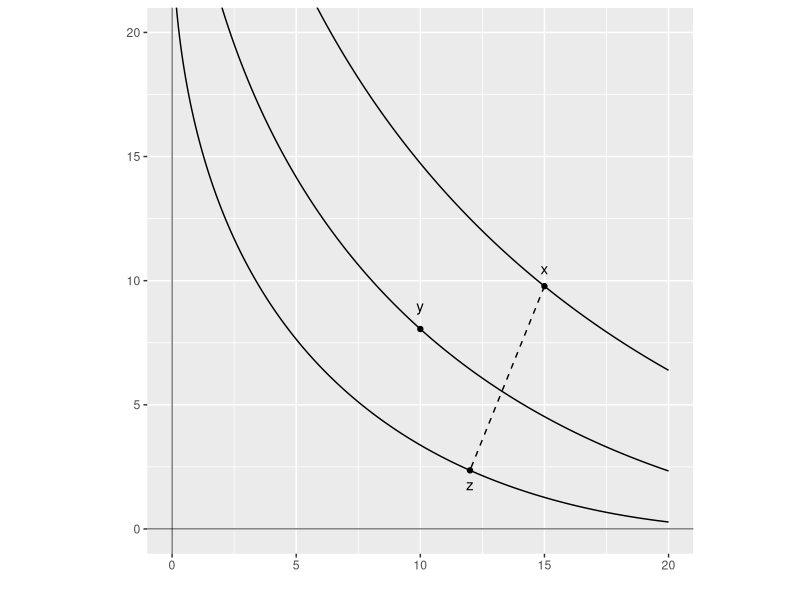
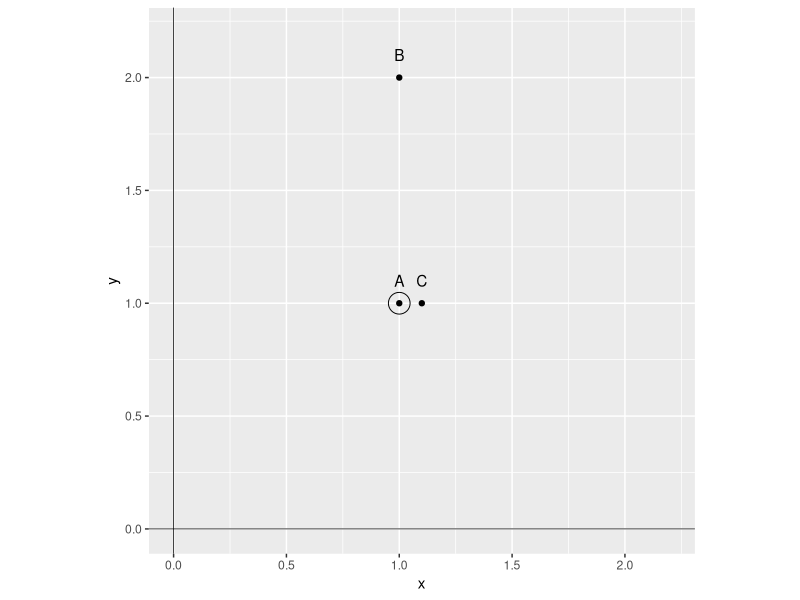
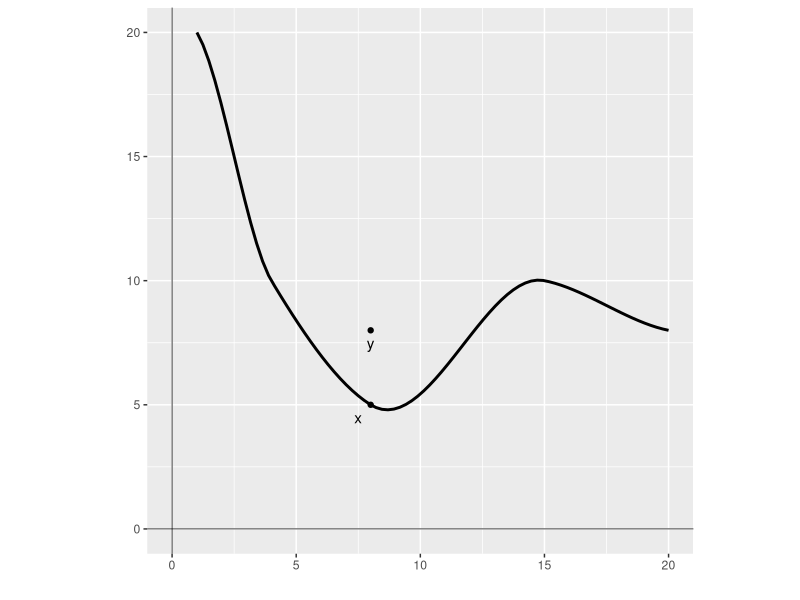
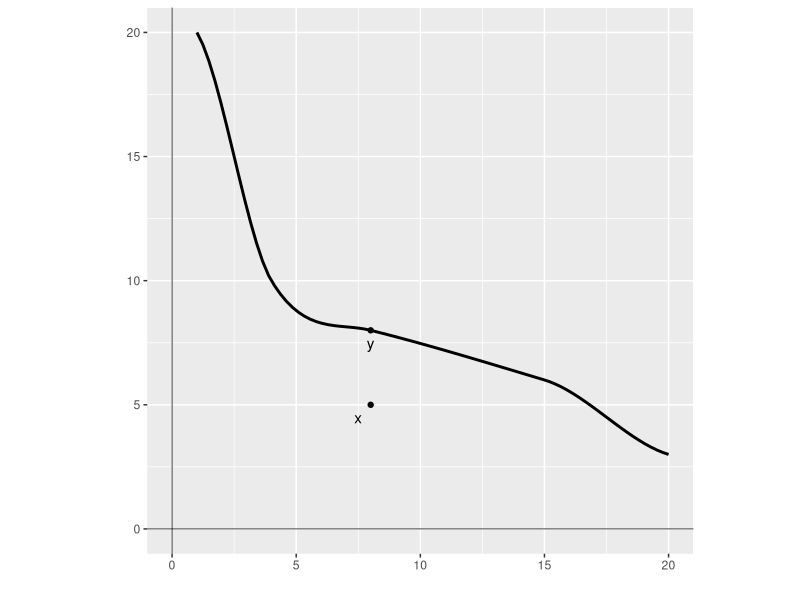
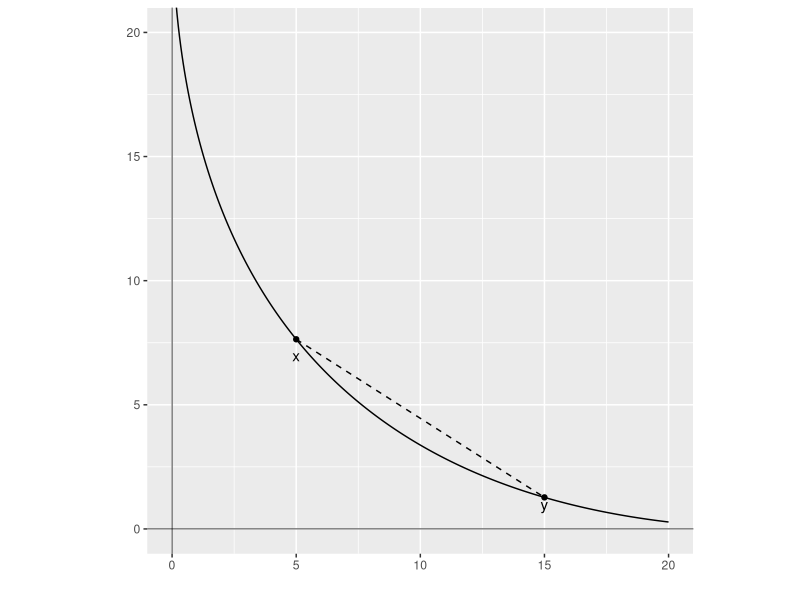

These charts were generated, in order, by the following R code:
## ---- chunk 1
library(ggplot2)

# Create a data frame
df <- data.frame(
  n = seq(0.05,20,0.05),
  x=NA,
  y=NA,
  z=NA
)

# Fill columns of the data frame
df$x <- (7-df$n^0.5)^2
df$y <- (6-df$n^0.5)^2
df$z <- (5-df$n^0.5)^2

# Plot the line and points
ggplot()+
  geom_line(data = df, mapping = aes(n, x))+ 
  geom_line(data = df, mapping = aes(n, y))+ 
  geom_line(data = df, mapping = aes(n, z))+
  geom_point(aes(x=15, y=(7-15^0.5)^2)) +
  geom_text(aes(x=15, y=10.5, label="x"))+
  geom_point(aes(x=10, y=(6-10^0.5)^2)) +
  geom_text(aes(x=10, y=9, label="y"))+
  geom_point(aes(x=12, y=(5-12^0.5)^2)) +
  geom_text(aes(x=12, y=1.8, label="z"))+

  # Add vertical and horizontal axis lines
  geom_vline(xintercept = 0, linewidth=0.25)+ 
  geom_hline(yintercept = 0, linewidth=0.25)+

  # Add a dashed line segment between two points
  geom_segment(aes(x = 15, y = (7-15^0.5)^2), xend = 12, yend = (5-12^0.5)^2, linetype=2)+


  labs(x = "", y = "") +

  # Set the limits of the plot
  coord_fixed(xlim = c(0,20), ylim = c(0,20))
## ---- chunk 2
library(ggplot2)

# Plot the points
ggplot()+
  geom_point(aes(x=1, y=1)) +
  geom_text(aes(x=1, y=1.1, label="A")) +
  geom_point(aes(x=1, y=2)) +
  geom_text(aes(x=1, y=2.1, label="B")) +
  geom_point(aes(x=1.1, y=1)) +
  geom_text(aes(x=1.1, y=1.1, label="C")) +
  geom_point(aes(x = 1, y = 1), pch=21, size=7) +

  # Add vertical and horizontal axis lines
  geom_vline(aes(xintercept = 0), linewidth=0.25) + 
  geom_hline(aes(yintercept = 0), linewidth=0.25) +

  # Remove x and y axis labels
  labs(x = "x", y = "y") +

  # Set the limits of the plot
  coord_fixed(xlim = c(0,2.2), ylim = c(0,2.2))
## ---- chunk 3
## Load ggplot2
library(ggplot2)

## Create a data frame with 2 columns and 4 rows
df <- data.frame(
  x = c(1, 4, 8, 15, 20),
  y = c(20, 10, 5, 10, 8)
)

# Plot a smooth line through the points
  ggplot()+
    geom_smooth(data = df, mapping = aes(x, y), color = "black", na.rm = TRUE)+

    # Add points and labels
    geom_point(aes(x=8, y=5)) +
    geom_text(aes(x=7.5, y=4.5, label="x"))+
    geom_point(aes(x=8, y=8)) +
    geom_text(aes(x=8, y=7.5, label="y"))+

    # Add vertical and horizontal axis lines
    geom_vline(xintercept = 0, linewidth=0.25)+ 
    geom_hline(yintercept = 0, linewidth=0.25)+

    # Remove x and y axis labels 
    labs(x = "", y = "")+

    # Set the limits of the plot
    coord_fixed(xlim = c(0,20), ylim = c(0,20))
## ---- chunk 4
## Load ggplot2
library(ggplot2)

## Create a data frame with 2 columns and 4 rows
df <- data.frame(
  x = c(1, 4, 8, 15, 20),
  y = c(20, 10, 8, 6, 3)
)

# Plot a smooth line through the points
  ggplot()+
    geom_smooth(data = df, mapping = aes(x, y), color = "black", na.rm = TRUE)+

    # Add points and labels
    geom_point(aes(x=8, y=5)) +
    geom_text(aes(x=7.5, y=4.5, label="x"))+
    geom_point(aes(x=8, y=8)) +
    geom_text(aes(x=8, y=7.5, label="y"))+

    # Add vertical and horizontal axis lines
    geom_vline(xintercept = 0, linewidth=0.25)+ 
    geom_hline(yintercept = 0, linewidth=0.25)+

    # Remove x and y axis labels 
    labs(x = "", y = "")+

    # Set the limits of the plot
    coord_fixed(xlim = c(0,20), ylim = c(0,20))
## ---- chunk 5
library(ggplot2)

# Create a data frame
df <- data.frame(
  n = seq(0.05,20,0.05),
  x=NA
)

# Fill column x of the data frame
df$x <- (5-df$n^0.5)^2

# Plot the line and points
ggplot()+
  geom_line(data = df, mapping = aes(n, x))+ 
  geom_point(aes(x=5, y=(5-5^0.5)^2)) +
  geom_text(aes(x=5, y=7, label="x"))+
  geom_point(aes(x=15, y=(5-15^0.5)^2)) +
  geom_text(aes(x=15, y=1, label="y"))+

  # Add vertical and horizontal axis lines
  geom_vline(xintercept = 0, linewidth=0.25)+ 
  geom_hline(yintercept = 0, linewidth=0.25)+
  
  # Add a dashed line segment between the two points
  geom_segment(aes(x = 5, y = (5-5^0.5)^2), xend = 15, yend = (5-15^0.5)^2, linetype=2)+

  # Remove x and y axis labels
  labs(x = "", y = "") +

  # Set the limits of the plot
  coord_fixed(xlim = c(0,20), ylim = c(0,20))
